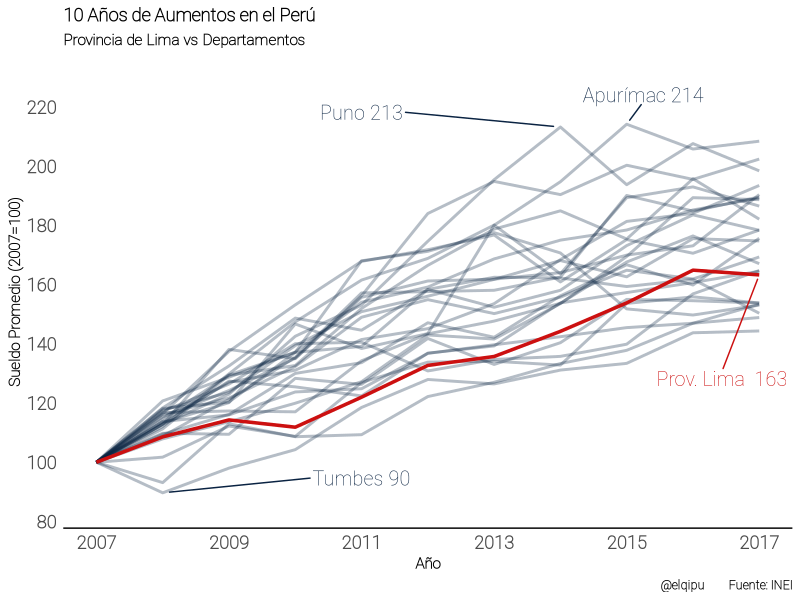

Write the R code that produced this figure.
library(sp)
library(dplyr)
library(tidyr)
library(ggplot2)
library(gridExtra)
library(formattable)
library(ggrepel)


salario_departamentos <- read.csv("./data/salario-promedio-departamento.csv",stringsAsFactors = F, encoding="UTF-8")
colnames(salario_departamentos) <- c("region","2007","2008","2009","2010","2011","2012","2013","2014","2015","2016","2017")


data_plot_linear <- salario_departamentos%>%
  gather('Año','Sueldo', -region)%>%
  group_by(region)%>%
  arrange(Año)%>%
  mutate(pc = Sueldo/Sueldo[Año == 2007],
         indice = 100*pc,
         zona = ifelse(region %in% c("Puno","Arequipa","Cuzco","Apurímac","Ayacucho","Huancavelica"),"Sierra Sur",
                       ifelse(region %in% c("Ica","Moqegua","Tacna"), "Costa Sur",
                              ifelse(region %in% c("Lima","Lima Province","Callao"), "Lima y Callao",
                                     ifelse(region %in% c("Paso","Junín","Huánuco"),"Sierra Centro",
                                            ifelse(region %in% c("Ancash","La Libertad","Lambayeque","Piura","Tumbes"),"Costa Norte",
                                                   ifelse(region %in% c("Cajamarca","San Martin","Amazonas"),"Sierra Norte","Selva")))))),
         islima = ifelse(region == "Lima Province",1,0))




departamentos<-ggplot()+
  geom_line(data = data_plot_linear[data_plot_linear$region != 'Lima Province',], aes(as.numeric(Año),indice,colour=as.factor(islima),alpha=islima,group=region),size=1)+
  geom_line(data = data_plot_linear[data_plot_linear$region == 'Lima Province',], aes(as.numeric(Año),indice,colour=as.factor(islima),alpha=islima,group=region),size=1.2)+
  geom_text_repel(data = data_plot_linear[data_plot_linear$region == 'Lima Province' & data_plot_linear$Año == 2017,], aes(as.numeric(Año),indice,colour=as.factor(islima),label=paste0("Prov. Lima "," ",round(indice,0))),size=5,point.padding = 0.5,nudge_y=-35,nudge_x=-.5,family = "Roboto Thin")+
  geom_text_repel(data = data_plot_linear[data_plot_linear$region == 'Apurímac' & data_plot_linear$Año == 2015,], aes(as.numeric(Año),indice,colour=as.factor(islima),label=paste0("Apurímac"," ",round(indice,0))),size=5,point.padding = 0.5,nudge_y=+10,nudge_x=.25,family = "Roboto Thin")+
  geom_text_repel(data = data_plot_linear[data_plot_linear$region == 'Puno' & data_plot_linear$Año == 2014,], aes(as.numeric(Año),indice,colour=as.factor(islima),label=paste0("Puno"," ",round(indice,0))),size=5,point.padding = 0.5,nudge_y=5,nudge_x=-3,family = "Roboto Thin")+
  geom_text_repel(data = data_plot_linear[data_plot_linear$region == 'Tumbes' & data_plot_linear$Año == 2008,], aes(as.numeric(Año),indice,colour=as.factor(islima),label=paste0("Tumbes"," ",round(indice,0))),size=5,point.padding = 0.5,nudge_y=5,nudge_x=+3,family = "Roboto Thin")+
  scale_x_continuous(limits = c(2007,2017), breaks=seq(2007,2017,2))+
  scale_y_continuous(limits = c(85,230),breaks=seq(0,220,20))+
  scale_alpha_continuous(range=c(0.3,1))+
  scale_colour_manual(values = c("#0A2342","#cc1010"))+
  labs(title= "10 Años de Aumentos en el Perú", subtitle= "Provincia de Lima vs Departamentos", caption ="@elqipu        Fuente: INEI")+
  ylab("Sueldo Promedio (2007=100)")+
  xlab("Año")+
  theme(
    text=element_text(family = "Roboto Thin", face="bold"),
    panel.grid.major.y = element_blank(),
    panel.grid.major.x = element_blank(),
    axis.line.x = element_line(colour = "#000000"),
    axis.ticks = element_blank(),
    axis.text = element_text(size=13),
    axis.title = element_text(margin=c(0,0,2,0)),
    legend.position = "none",
    panel.background = element_blank()
  )


ggsave("departamentos.png",plot=departamentos,dpi=760,width=15,height=15,units="cm")
